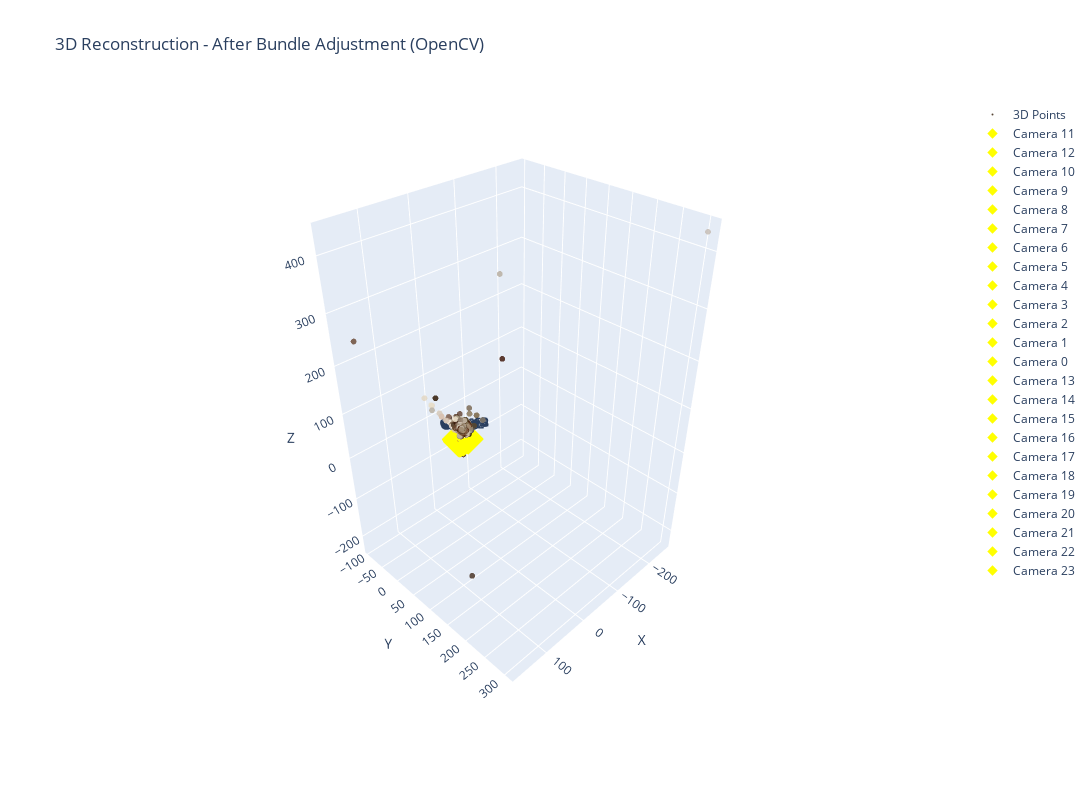

Notebook source saved alongside this figure:
### Markdown cell above
## Run bundle adjustment on OpenCV reconstruction, Convert colors to numpy array and Visualize optimized reconstruction

### Code cell
print("\n Running Bundle Adjustment on OpenCV Reconstruction")
optimized_points_opencv, optimized_poses_opencv, optimized_camera_ids_opencv = perform_bundle_adjustment(
    reconstruction_opencv, 
    use_robust=True,
    optimizer_type='LM'
)

# Convert colors to numpy array
colors_opencv = np.array(reconstruction_opencv.points_color)

# Visualize optimized reconstruction
visualize_reconstruction_3d(
    optimized_points_opencv, 
    colors_opencv, 
    optimized_poses_opencv, 
    optimized_camera_ids_opencv,
    title="3D Reconstruction - After Bundle Adjustment (OpenCV)"
)

### Figure 1 — Plotly figure (JSON) as saved in the notebook; plotly's stock layout.template omitted (floating-point values rounded to 4 significant figures; data arrays with more than 128 entries replaced by an {"elided": "..."} marker saying what was removed)
{"data": [{"hovertemplate": "X: %{x:.2f}<br>Y: %{y:.2f}<br>Z: %{z:.2f}<extra></extra>", "marker": {"color": {"elided": "2717 str values"}, "opacity": 0.8, "size": 2}, "mode": "markers", "name": "3D Points", "type": "scatter3d", "x": {"elided": "2717 float values"}, "y": {"elided": "2717 float values"}, "z": {"elided": "2717 float values"}}, {"hovertemplate": "Camera 11<extra></extra>", "line": {"color": "red", "width": 4}, "mode": "lines", "name": "Cam 11 X", "showlegend": false, "type": "scatter3d", "x": [-4.457e-08, 0.5], "y": [2.616e-08, 8.105e-08], "z": [-5.055e-08, 3.412e-07]}, {"line": {"color": "green", "width": 4}, "mode": "lines", "name": "Cam 11 Y", "showlegend": false, "type": "scatter3d", "x": [-4.457e-08, -9.946e-08], "y": [2.616e-08, 0.5], "z": [-5.055e-08, 1.85e-07]}, {"line": {"color": "blue", "width": 4}, "mode": "lines", "name": "Cam 11 Z", "showlegend": false, "type": "scatter3d", "x": [-4.457e-08, -4.363e-07], "y": [2.616e-08, -2.093e-07], "z": [-5.055e-08, 0.5]}, {"hovertemplate": "Camera 11<br>X: -0.00<br>Y: 0.00<br>Z: -0.00<extra></extra>", "marker": {"color": "yellow", "size": 8, "symbol": "diamond"}, "mode": "markers+text", "name": "Camera 11", "text": ["Cam 11"], "textposition": "top center", "type": "scatter3d", "x": [-4.457e-08], "y": [2.616e-08], "z": [-5.055e-08]}, {"hovertemplate": "Camera 12<extra></extra>", "line": {"color": "red", "width": 4}, "mode": "lines", "name": "Cam 12 X", "showlegend": false, "type": "scatter3d", "x": [-0.2275, 0.272], "y": [0.3312, 0.3377], "z": [-0.5441, -0.5657]}, {"line": {"color": "green", "width": 4}, "mode": "lines", "name": "Cam 12 Y", "showlegend": false, "type": "scatter3d", "x": [-0.2275, -0.2342], "y": [0.3312, 0.8311], "z": [-0.5441, -0.5499]}, {"line": {"color": "blue", "width": 4}, "mode": "lines", "name": "Cam 12 Z", "showlegend": false, "type": "scatter3d", "x": [-0.2275, -0.2059], "y": [0.3312, 0.3373], "z": [-0.5441, -0.04462]}, {"hovertemplate": "Camera 12<br>X: -0.23<br>Y: 0.33<br>Z: -0.54<extra></extra>", "marker": {"color": "yellow", "size": 8, "symbol": "diamond"}, "mode": "markers+text", "name": "Camera 12", "text": ["Cam 12"], "textposition": "top center", "type": "scatter3d", "x": [-0.2275], "y": [0.3312], "z": [-0.5441]}, {"hovertemplate": "Camera 10<extra></extra>", "line": {"color": "red", "width": 4}, "mode": "lines", "name": "Cam 10 X", "showlegend": false, "type": "scatter3d", "x": [1.51, 2.009], "y": [0.003973, -0.005576], "z": [0.9055, 0.9326]}, {"line": {"color": "green", "width": 4}, "mode": "lines", "name": "Cam 10 Y", "showlegend": false, "type": "scatter3d", "x": [1.51, 1.52], "y": [0.003973, 0.5039], "z": [0.9055, 0.9044]}, {"line": {"color": "blue", "width": 4}, "mode": "lines", "name": "Cam 10 Z", "showlegend": false, "type": "scatter3d", "x": [1.51, 1.483], "y": [0.003973, 0.005644], "z": [0.9055, 1.405]}, {"hovertemplate": "Camera 10<br>X: 1.51<br>Y: 0.00<br>Z: 0.91<extra></extra>", "marker": {"color": "yellow", "size": 8, "symbol": "diamond"}, "mode": "markers+text", "name": "Camera 10", "text": ["Cam 10"], "textposition": "top center", "type": "scatter3d", "x": [1.51], "y": [0.003973], "z": [0.9055]}, {"hovertemplate": "Camera 9<extra></extra>", "line": {"color": "red", "width": 4}, "mode": "lines", "name": "Cam 9 X", "showlegend": false, "type": "scatter3d", "x": [3.06, 3.557], "y": [-0.02435, -0.04575], "z": [1.057, 1.112]}, {"line": {"color": "green", "width": 4}, "mode": "lines", "name": "Cam 9 Y", "showlegend": false, "type": "scatter3d", "x": [3.06, 3.081], "y": [-0.02435, 0.4752], "z": [1.057, 1.057]}, {"line": {"color": "blue", "width": 4}, "mode": "lines", "name": "Cam 9 Z", "showlegend": false, "type": "scatter3d", "x": [3.06, 3.005], "y": [-0.02435, -0.02253], "z": [1.057, 1.554]}, {"hovertemplate": "Camera 9<br>X: 3.06<br>Y: -0.02<br>Z: 1.06<extra></extra>", "marker": {"color": "yellow", "size": 8, "symbol": "diamond"}, "mode": "markers+text", "name": "Camera 9", "text": ["Cam 9"], "textposition": "top center", "type": "scatter3d", "x": [3.06], "y": [-0.02435], "z": [1.057]}, {"hovertemplate": "Camera 8<extra></extra>", "line": {"color": "red", "width": 4}, "mode": "lines", "name": "Cam 8 X", "showlegend": false, "type": "scatter3d", "x": [4.236, 4.728], "y": [0.001926, -0.03456], "z": [0.8296, 0.91]}, {"line": {"color": "green", "width": 4}, "mode": "lines", "name": "Cam 8 Y", "showlegend": false, "type": "scatter3d", "x": [4.236, 4.272], "y": [0.001926, 0.5006], "z": [0.8296, 0.8322]}, {"line": {"color": "blue", "width": 4}, "mode": "lines", "name": "Cam 8 Z", "showlegend": false, "type": "scatter3d", "x": [4.236, 4.155], "y": [0.001926, 0.00522], "z": [0.8296, 1.323]}, {"hovertemplate": "Camera 8<br>X: 4.24<br>Y: 0.00<br>Z: 0.83<extra></extra>", "marker": {"color": "yellow", "size": 8, "symbol": "diamond"}, "mode": "markers+text", "name": "Camera 8", "text": ["Cam 8"], "textposition": "top center", "type": "scatter3d", "x": [4.236], "y": [0.001926], "z": [0.8296]}, {"hovertemplate": "Camera 7<extra></extra>", "line": {"color": "red", "width": 4}, "mode": "lines", "name": "Cam 7 X", "showlegend": false, "type": "scatter3d", "x": [6.489, 6.973], "y": [-0.2708, -0.3217], "z": [0.482, 0.5971]}, {"line": {"color": "green", "width": 4}, "mode": "lines", "name": "Cam 7 Y", "showlegend": false, "type": "scatter3d", "x": [6.489, 6.539], "y": [-0.2708, 0.2266], "z": [0.482, 0.4886]}, {"line": {"color": "blue", "width": 4}, "mode": "lines", "name": "Cam 7 Z", "showlegend": false, "type": "scatter3d", "x": [6.489, 6.374], "y": [-0.2708, -0.2655], "z": [0.482, 0.9685]}, {"hovertemplate": "Camera 7<br>X: 6.49<br>Y: -0.27<br>Z: 0.48<extra></extra>", "marker": {"color": "yellow", "size": 8, "symbol": "diamond"}, "mode": "markers+text", "name": "Camera 7", "text": ["Cam 7"], "textposition": "top center", "type": "scatter3d", "x": [6.489], "y": [-0.2708], "z": [0.482]}, {"hovertemplate": "Camera 6<extra></extra>", "line": {"color": "red", "width": 4}, "mode": "lines", "name": "Cam 6 X", "showlegend": false, "type": "scatter3d", "x": [7.786, 8.258], "y": [-0.3388, -0.4053], "z": [0.9732, 1.121]}, {"line": {"color": "green", "width": 4}, "mode": "lines", "name": "Cam 6 Y", "showlegend": false, "type": "scatter3d", "x": [7.786, 7.852], "y": [-0.3388, 0.1567], "z": [0.9732, 0.9846]}, {"line": {"color": "blue", "width": 4}, "mode": "lines", "name": "Cam 6 Z", "showlegend": false, "type": "scatter3d", "x": [7.786, 7.637], "y": [-0.3388, -0.33], "z": [0.9732, 1.451]}, {"hovertemplate": "Camera 6<br>X: 7.79<br>Y: -0.34<br>Z: 0.97<extra></extra>", "marker": {"color": "yellow", "size": 8, "symbol": "diamond"}, "mode": "markers+text", "name": "Camera 6", "text": ["Cam 6"], "textposition": "top center", "type": "scatter3d", "x": [7.786], "y": [-0.3388], "z": [0.9732]}, {"hovertemplate": "Camera 5<extra></extra>", "line": {"color": "red", "width": 4}, "mode": "lines", "name": "Cam 5 X", "showlegend": false, "type": "scatter3d", "x": [9.152, 9.61], "y": [-0.6084, -0.6898], "z": [1.537, 1.72]}, {"line": {"color": "green", "width": 4}, "mode": "lines", "name": "Cam 5 Y", "showlegend": false, "type": "scatter3d", "x": [9.152, 9.233], "y": [-0.6084, -0.1153], "z": [1.537, 1.554]}, {"line": {"color": "blue", "width": 4}, "mode": "lines", "name": "Cam 5 Z", "showlegend": false, "type": "scatter3d", "x": [9.152, 8.969], "y": [-0.6084, -0.5942], "z": [1.537, 2.003]}, {"hovertemplate": "Camera 5<br>X: 9.15<br>Y: -0.61<br>Z: 1.54<extra></extra>", "marker": {"color": "yellow", "size": 8, "symbol": "diamond"}, "mode": "markers+text", "name": "Camera 5", "text": ["Cam 5"], "textposition": "top center", "type": "scatter3d", "x": [9.152], "y": [-0.6084], "z": [1.537]}, {"hovertemplate": "Camera 4<extra></extra>", "line": {"color": "red", "width": 4}, "mode": "lines", "name": "Cam 4 X", "showlegend": false, "type": "scatter3d", "x": [10.71, 11.15], "y": [-1.11, -1.202], "z": [3.482, 3.687]}, {"line": {"color": "green", "width": 4}, "mode": "lines", "name": "Cam 4 Y", "showlegend": false, "type": "scatter3d", "x": [10.71, 10.8], "y": [-1.11, -0.619], "z": [3.482, 3.5]}, {"line": {"color": "blue", "width": 4}, "mode": "lines", "name": "Cam 4 Z", "showlegend": false, "type": "scatter3d", "x": [10.71, 10.5], "y": [-1.11, -1.088], "z": [3.482, 3.937]}, {"hovertemplate": "Camera 4<br>X: 10.71<br>Y: -1.11<br>Z: 3.48<extra></extra>", "marker": {"color": "yellow", "size": 8, "symbol": "diamond"}, "mode": "markers+text", "name": "Camera 4", "text": ["Cam 4"], "textposition": "top center", "type": "scatter3d", "x": [10.71], "y": [-1.11], "z": [3.482]}, {"hovertemplate": "Camera 3<extra></extra>", "line": {"color": "red", "width": 4}, "mode": "lines", "name": "Cam 3 X", "showlegend": false, "type": "scatter3d", "x": [8.304, 8.771], "y": [-6.186, -6.253], "z": [3.22, 3.384]}, {"line": {"color": "green", "width": 4}, "mode": "lines", "name": "Cam 3 Y", "showlegend": false, "type": "scatter3d", "x": [8.304, 8.394], "y": [-6.186, -5.697], "z": [3.22, 3.165]}, {"line": {"color": "blue", "width": 4}, "mode": "lines", "name": "Cam 3 Z", "showlegend": false, "type": "scatter3d", "x": [8.304, 8.151], "y": [-6.186, -6.105], "z": [3.22, 3.689]}, {"hovertemplate": "Camera 3<br>X: 8.30<br>Y: -6.19<br>Z: 3.22<extra></extra>", "marker": {"color": "yellow", "size": 8, "symbol": "diamond"}, "mode": "markers+text", "name": "Camera 3", "text": ["Cam 3"], "textposition": "top center", "type": "scatter3d", "x": [8.304], "y": [-6.186], "z": [3.22]}, {"hovertemplate": "Camera 2<extra></extra>", "line": {"color": "red", "width": 4}, "mode": "lines", "name": "Cam 2 X", "showlegend": false, "type": "scatter3d", "x": [8.43, 8.892], "y": [-6.498, -6.571], "z": [4.086, 4.265]}, {"line": {"color": "green", "width": 4}, "mode": "lines", "name": "Cam 2 Y", "showlegend": false, "type": "scatter3d", "x": [8.43, 8.527], "y": [-6.498, -6.011], "z": [4.086, 4.034]}, {"line": {"color": "blue", "width": 4}, "mode": "lines", "name": "Cam 2 Z", "showlegend": false, "type": "scatter3d", "x": [8.43, 8.264], "y": [-6.498, -6.415], "z": [4.086, 4.55]}, {"hovertemplate": "Camera 2<br>X: 8.43<br>Y: -6.50<br>Z: 4.09<extra></extra>", "marker": {"color": "yellow", "size": 8, "symbol": "diamond"}, "mode": "markers+text", "name": "Camera 2", "text": ["Cam 2"], "textposition": "top center", "type": "scatter3d", "x": [8.43], "y": [-6.498], "z": [4.086]}, {"hovertemplate": "Camera 1<extra></extra>", "line": {"color": "red", "width": 4}, "mode": "lines", "name": "Cam 1 X", "showlegend": false, "type": "scatter3d", "x": [8.399, 8.86], "y": [-6.6, -6.673], "z": [4.311, 4.492]}, {"line": {"color": "green", "width": 4}, "mode": "lines", "name": "Cam 1 Y", "showlegend": false, "type": "scatter3d", "x": [8.399, 8.497], "y": [-6.6, -6.113], "z": [4.311, 4.258]}, {"line": {"color": "blue", "width": 4}, "mode": "lines", "name": "Cam 1 Z", "showlegend": false, "type": "scatter3d", "x": [8.399, 8.231], "y": [-6.6, -6.516], "z": [4.311, 4.774]}, {"hovertemplate": "Camera 1<br>X: 8.40<br>Y: -6.60<br>Z: 4.31<extra></extra>", "marker": {"color": "yellow", "size": 8, "symbol": "diamond"}, "mode": "markers+text", "name": "Camera 1", "text": ["Cam 1"], "textposition": "top center", "type": "scatter3d", "x": [8.399], "y": [-6.6], "z": [4.311]}, {"hovertemplate": "Camera 0<extra></extra>", "line": {"color": "red", "width": 4}, "mode": "lines", "name": "Cam 0 X", "showlegend": false, "type": "scatter3d", "x": [8.408, 8.868], "y": [-6.593, -6.667], "z": [4.301, 4.481]}, {"line": {"color": "green", "width": 4}, "mode": "lines", "name": "Cam 0 Y", "showlegend": false, "type": "scatter3d", "x": [8.408, 8.506], "y": [-6.593, -6.106], "z": [4.301, 4.248]}, {"line": {"color": "blue", "width": 4}, "mode": "lines", "name": "Cam 0 Z", "showlegend": false, "type": "scatter3d", "x": [8.408, 8.239], "y": [-6.593, -6.509], "z": [4.301, 4.764]}, {"hovertemplate": "Camera 0<br>X: 8.41<br>Y: -6.59<br>Z: 4.30<extra></extra>", "marker": {"color": "yellow", "size": 8, "symbol": "diamond"}, "mode": "markers+text", "name": "Camera 0", "text": ["Cam 0"], "textposition": "top center", "type": "scatter3d", "x": [8.408], "y": [-6.593], "z": [4.301]}, {"hovertemplate": "Camera 13<extra></extra>", "line": {"color": "red", "width": 4}, "mode": "lines", "name": "Cam 13 X", "showlegend": false, "type": "scatter3d", "x": [-2.697, -2.202], "y": [0.3059, 0.3253], "z": [-0.4518, -0.5185]}, {"line": {"color": "green", "width": 4}, "mode": "lines", "name": "Cam 13 Y", "showlegend": false, "type": "scatter3d", "x": [-2.697, -2.716], "y": [0.3059, 0.8055], "z": [-0.4518, -0.4466]}, {"line": {"color": "blue", "width": 4}, "mode": "lines", "name": "Cam 13 Z", "showlegend": false, "type": "scatter3d", "x": [-2.697, -2.63], "y": [0.3059, 0.3034], "z": [-0.4518, 0.04374]}, {"hovertemplate": "Camera 13<br>X: -2.70<br>Y: 0.31<br>Z: -0.45<extra></extra>", "marker": {"color": "yellow", "size": 8, "symbol": "diamond"}, "mode": "markers+text", "name": "Camera 13", "text": ["Cam 13"], "textposition": "top center", "type": "scatter3d", "x": [-2.697], "y": [0.3059], "z": [-0.4518]}, {"hovertemplate": "Camera 14<extra></extra>", "line": {"color": "red", "width": 4}, "mode": "lines", "name": "Cam 14 X", "showlegend": false, "type": "scatter3d", "x": [-5.352, -4.865], "y": [0.06295, 0.09968], "z": [0.03121, -0.07596]}, {"line": {"color": "green", "width": 4}, "mode": "lines", "name": "Cam 14 Y", "showlegend": false, "type": "scatter3d", "x": [-5.352, -5.387], "y": [0.06295, 0.5616], "z": [0.03121, 0.04552]}, {"line": {"color": "blue", "width": 4}, "mode": "lines", "name": "Cam 14 Z", "showlegend": false, "type": "scatter3d", "x": [-5.352, -5.244], "y": [0.06295, 0.0564], "z": [0.03121, 0.5194]}, {"hovertemplate": "Camera 14<br>X: -5.35<br>Y: 0.06<br>Z: 0.03<extra></extra>", "marker": {"color": "yellow", "size": 8, "symbol": "diamond"}, "mode": "markers+text", "name": "Camera 14", "text": ["Cam 14"], "textposition": "top center", "type": "scatter3d", "x": [-5.352], "y": [0.06295], "z": [0.03121]}, {"hovertemplate": "Camera 15<extra></extra>", "line": {"color": "red", "width": 4}, "mode": "lines", "name": "Cam 15 X", "showlegend": false, "type": "scatter3d", "x": [-7.003, -6.527], "y": [0.2385, 0.2882], "z": [0.5808, 0.4356]}, {"line": {"color": "green", "width": 4}, "mode": "lines", "name": "Cam 15 Y", "showlegend": false, "type": "scatter3d", "x": [-7.003, -7.049], "y": [0.2385, 0.736], "z": [0.5808, 0.5989]}, {"line": {"color": "blue", "width": 4}, "mode": "lines", "name": "Cam 15 Z", "showlegend": false, "type": "scatter3d", "x": [-7.003, -6.856], "y": [0.2385, 0.2347], "z": [0.5808, 1.059]}, {"hovertemplate": "Camera 15<br>X: -7.00<br>Y: 0.24<br>Z: 0.58<extra></extra>", "marker": {"color": "yellow", "size": 8, "symbol": "diamond"}, "mode": "markers+text", "name": "Camera 15", "text": ["Cam 15"], "textposition": "top center", "type": "scatter3d", "x": [-7.003], "y": [0.2385], "z": [0.5808]}, {"hovertemplate": "Camera 16<extra></extra>", "line": {"color": "red", "width": 4}, "mode": "lines", "name": "Cam 16 X", "showlegend": false, "type": "scatter3d", "x": [-8.193, -7.728], "y": [-0.03511, 0.02735], "z": [0.7312, 0.5574]}, {"line": {"color": "green", "width": 4}, "mode": "lines", "name": "Cam 16 Y", "showlegend": false, "type": "scatter3d", "x": [-8.193, -8.251], "y": [-0.03511, 0.461], "z": [0.7312, 0.755]}, {"line": {"color": "blue", "width": 4}, "mode": "lines", "name": "Cam 16 Z", "showlegend": false, "type": "scatter3d", "x": [-8.193, -8.018], "y": [-0.03511, -0.03719], "z": [0.7312, 1.199]}, {"hovertemplate": "Camera 16<br>X: -8.19<br>Y: -0.04<br>Z: 0.73<extra></extra>", "marker": {"color": "yellow", "size": 8, "symbol": "diamond"}, "mode": "markers+text", "name": "Camera 16", "text": ["Cam 16"], "textposition": "top center", "type": "scatter3d", "x": [-8.193], "y": [-0.03511], "z": [0.7312]}, {"hovertemplate": "Camera 17<extra></extra>", "line": {"color": "red", "width": 4}, "mode": "lines", "name": "Cam 17 X", "showlegend": false, "type": "scatter3d", "x": [-7.807, -7.34], "y": [-0.01701, 0.05722], "z": [0.891, 0.7266]}, {"line": {"color": "green", "width": 4}, "mode": "lines", "name": "Cam 17 Y", "showlegend": false, "type": "scatter3d", "x": [-7.807, -7.872], "y": [-0.01701, 0.4773], "z": [0.891, 0.9277]}, {"line": {"color": "blue", "width": 4}, "mode": "lines", "name": "Cam 17 Z", "showlegend": false, "type": "scatter3d", "x": [-7.807, -7.639], "y": [-0.01701, -0.02961], "z": [0.891, 1.362]}, {"hovertemplate": "Camera 17<br>X: -7.81<br>Y: -0.02<br>Z: 0.89<extra></extra>", "marker": {"color": "yellow", "size": 8, "symbol": "diamond"}, "mode": "markers+text", "name": "Camera 17", "text": ["Cam 17"], "textposition": "top center", "type": "scatter3d", "x": [-7.807], "y": [-0.01701], "z": [0.891]}, {"hovertemplate": "Camera 18<extra></extra>", "line": {"color": "red", "width": 4}, "mode": "lines", "name": "Cam 18 X", "showlegend": false, "type": "scatter3d", "x": [-8.824, -8.365], "y": [-0.02575, 0.05515], "z": [1.059, 0.8769]}, {"line": {"color": "green", "width": 4}, "mode": "lines", "name": "Cam 18 Y", "showlegend": false, "type": "scatter3d", "x": [-8.824, -8.895], "y": [-0.02575, 0.4675], "z": [1.059, 1.099]}, {"line": {"color": "blue", "width": 4}, "mode": "lines", "name": "Cam 18 Z", "showlegend": false, "type": "scatter3d", "x": [-8.824, -8.637], "y": [-0.02575, -0.03635], "z": [1.059, 1.523]}, {"hovertemplate": "Camera 18<br>X: -8.82<br>Y: -0.03<br>Z: 1.06<extra></extra>", "marker": {"color": "yellow", "size": 8, "symbol": "diamond"}, "mode": "markers+text", "name": "Camera 18", "text": ["Cam 18"], "textposition": "top center", "type": "scatter3d", "x": [-8.824], "y": [-0.02575], "z": [1.059]}, {"hovertemplate": "Camera 19<extra></extra>", "line": {"color": "red", "width": 4}, "mode": "lines", "name": "Cam 19 X", "showlegend": false, "type": "scatter3d", "x": [-10.8, -10.35], "y": [0.529, 0.6165], "z": [-0.7948, -0.9917]}, {"line": {"color": "green", "width": 4}, "mode": "lines", "name": "Cam 19 Y", "showlegend": false, "type": "scatter3d", "x": [-10.8, -10.88], "y": [0.529, 1.021], "z": [-0.7948, -0.7546]}, {"line": {"color": "blue", "width": 4}, "mode": "lines", "name": "Cam 19 Z", "showlegend": false, "type": "scatter3d", "x": [-10.8, -10.6], "y": [0.529, 0.5233], "z": [-0.7948, -0.337]}, {"hovertemplate": "Camera 19<br>X: -10.80<br>Y: 0.53<br>Z: -0.79<extra></extra>", "marker": {"color": "yellow", "size": 8, "symbol": "diamond"}, "mode": "markers+text", "name": "Camera 19", "text": ["Cam 19"], "textposition": "top center", "type": "scatter3d", "x": [-10.8], "y": [0.529], "z": [-0.7948]}, {"hovertemplate": "Camera 20<extra></extra>", "line": {"color": "red", "width": 4}, "mode": "lines", "name": "Cam 20 X", "showlegend": false, "type": "scatter3d", "x": [-11.01, -10.56], "y": [0.4132, 0.5065], "z": [-0.7938, -0.9961]}, {"line": {"color": "green", "width": 4}, "mode": "lines", "name": "Cam 20 Y", "showlegend": false, "type": "scatter3d", "x": [-11.01, -11.09], "y": [0.4132, 0.9045], "z": [-0.7938, -0.7541]}, {"line": {"color": "blue", "width": 4}, "mode": "lines", "name": "Cam 20 Z", "showlegend": false, "type": "scatter3d", "x": [-11.01, -10.8], "y": [0.4132, 0.4118], "z": [-0.7938, -0.3383]}, {"hovertemplate": "Camera 20<br>X: -11.01<br>Y: 0.41<br>Z: -0.79<extra></extra>", "marker": {"color": "yellow", "size": 8, "symbol": "diamond"}, "mode": "markers+text", "name": "Camera 20", "text": ["Cam 20"], "textposition": "top center", "type": "scatter3d", "x": [-11.01], "y": [0.4132], "z": [-0.7938]}, {"hovertemplate": "Camera 21<extra></extra>", "line": {"color": "red", "width": 4}, "mode": "lines", "name": "Cam 21 X", "showlegend": false, "type": "scatter3d", "x": [-11.94, -11.5], "y": [0.2354, 0.333], "z": [-1.513, -1.718]}, {"line": {"color": "green", "width": 4}, "mode": "lines", "name": "Cam 21 Y", "showlegend": false, "type": "scatter3d", "x": [-11.94, -12.03], "y": [0.2354, 0.7258], "z": [-1.513, -1.473]}, {"line": {"color": "blue", "width": 4}, "mode": "lines", "name": "Cam 21 Z", "showlegend": false, "type": "scatter3d", "x": [-11.94, -11.73], "y": [0.2354, 0.2365], "z": [-1.513, -1.059]}, {"hovertemplate": "Camera 21<br>X: -11.94<br>Y: 0.24<br>Z: -1.51<extra></extra>", "marker": {"color": "yellow", "size": 8, "symbol": "diamond"}, "mode": "markers+text", "name": "Camera 21", "text": ["Cam 21"], "textposition": "top center", "type": "scatter3d", "x": [-11.94], "y": [0.2354], "z": [-1.513]}, {"hovertemplate": "Camera 22<extra></extra>", "line": {"color": "red", "width": 4}, "mode": "lines", "name": "Cam 22 X", "showlegend": false, "type": "scatter3d", "x": [-12.24, -11.8], "y": [0.4275, 0.5289], "z": [-1.795, -1.998]}, {"line": {"color": "green", "width": 4}, "mode": "lines", "name": "Cam 22 Y", "showlegend": false, "type": "scatter3d", "x": [-12.24, -12.34], "y": [0.4275, 0.917], "z": [-1.795, -1.757]}, {"line": {"color": "blue", "width": 4}, "mode": "lines", "name": "Cam 22 Z", "showlegend": false, "type": "scatter3d", "x": [-12.24, -12.03], "y": [0.4275, 0.4329], "z": [-1.795, -1.34]}, {"hovertemplate": "Camera 22<br>X: -12.24<br>Y: 0.43<br>Z: -1.79<extra></extra>", "marker": {"color": "yellow", "size": 8, "symbol": "diamond"}, "mode": "markers+text", "name": "Camera 22", "text": ["Cam 22"], "textposition": "top center", "type": "scatter3d", "x": [-12.24], "y": [0.4275], "z": [-1.795]}, {"hovertemplate": "Camera 23<extra></extra>", "line": {"color": "red", "width": 4}, "mode": "lines", "name": "Cam 23 X", "showlegend": false, "type": "scatter3d", "x": [-12.42, -11.97], "y": [0.5765, 0.6715], "z": [-2.691, -2.882]}, {"line": {"color": "green", "width": 4}, "mode": "lines", "name": "Cam 23 Y", "showlegend": false, "type": "scatter3d", "x": [-12.42, -12.51], "y": [0.5765, 1.067], "z": [-2.691, -2.658]}, {"line": {"color": "blue", "width": 4}, "mode": "lines", "name": "Cam 23 Z", "showlegend": false, "type": "scatter3d", "x": [-12.42, -12.23], "y": [0.5765, 0.5805], "z": [-2.691, -2.23]}, {"hovertemplate": "Camera 23<br>X: -12.42<br>Y: 0.58<br>Z: -2.69<extra></extra>", "marker": {"color": "yellow", "size": 8, "symbol": "diamond"}, "mode": "markers+text", "name": "Camera 23", "text": ["Cam 23"], "textposition": "top center", "type": "scatter3d", "x": [-12.42], "y": [0.5765], "z": [-2.691]}], "layout": {"height": 800, "hovermode": "closest", "scene": {"aspectmode": "data", "camera": {"eye": {"x": 1.5, "y": 1.5, "z": 1.5}}, "xaxis": {"title": {"text": "X"}}, "yaxis": {"title": {"text": "Y"}}, "zaxis": {"title": {"text": "Z"}}}, "title": {"text": "3D Reconstruction - After Bundle Adjustment (OpenCV)"}, "width": 1200}}
